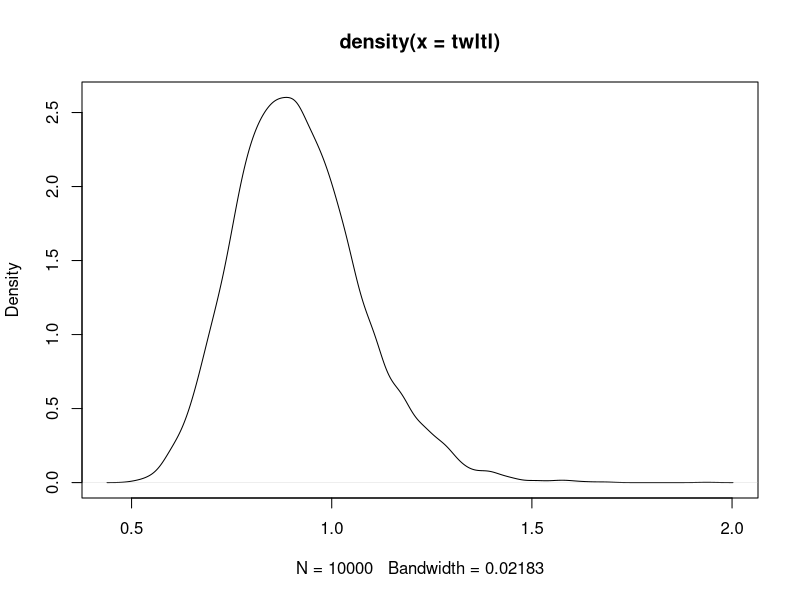
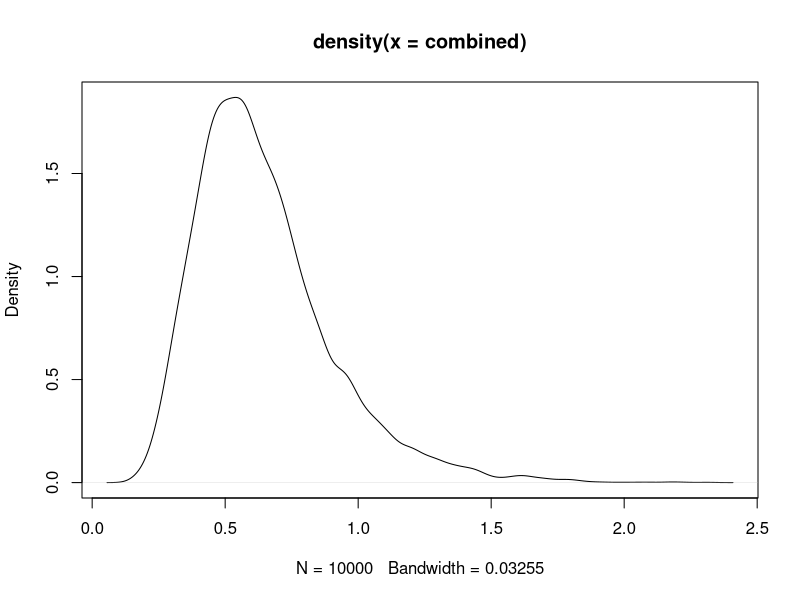

Generate these figures, in order, with R:
r_cmf <- function(n, mean, sd) {
  sigma2_log <- log(1 + (sd^2 / mean^2))
  mu_log     <- log(mean) - 0.5 * sigma2_log
  
  rlnorm(n, mu_log, sqrt(sigma2_log))
}

signal <- r_cmf(10000, 0.77, 0.27)
summary(signal)

# https://cmfclearinghouse.fhwa.dot.gov/detail.php?facid=1285
twltl <- r_cmf(10000, 0.92, 0.157)
summary(twltl)
plot(density(twltl))

# point estimate
# 3st:         p = 0.238
# 4st:         p = 0.229
# 3sg and 3sg: p = 0.235
lighting <- 1 - (0.38 * 0.229)

combined <- signal * twltl * lighting
summary(combined)
plot(density(combined))
